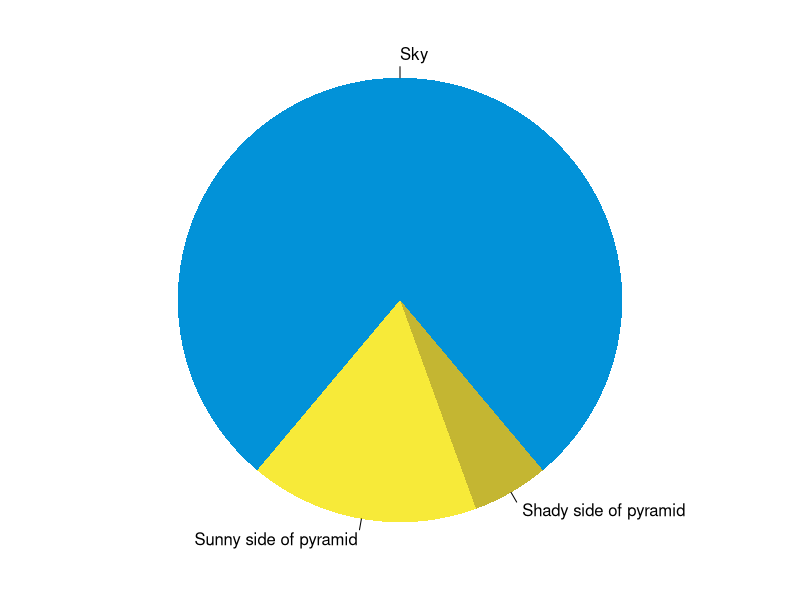
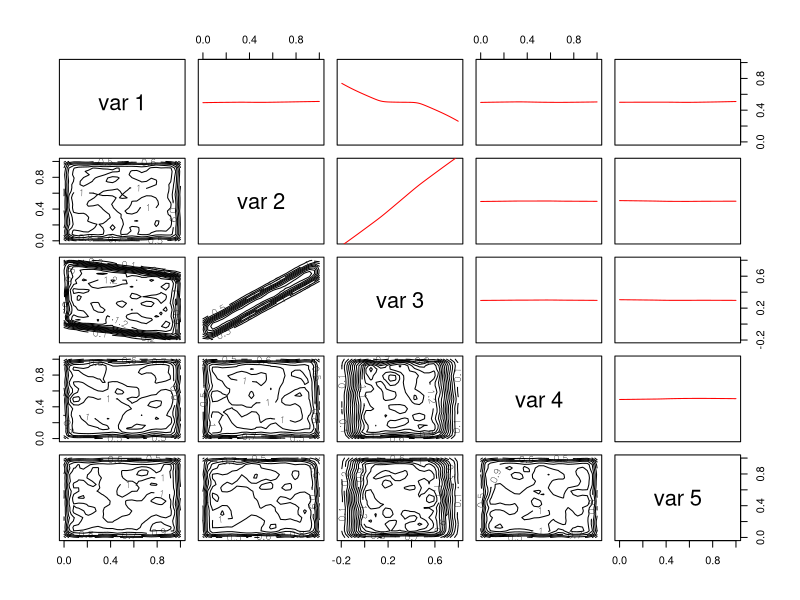

These figures' R source, in order:
## ---- chunk 1
knitr::opts_chunk$set(collapse = TRUE)
## ---- chunk 2
summary(cars)
fit <- lm(dist ~ speed, data = cars)
fit
## ---- chunk 3
par(mar = c(0, 1, 0, 1))
pie(
  c(280, 60, 20),
  c('Sky', 'Sunny side of pyramid', 'Shady side of pyramid'),
  col = c('#0292D8', '#F7EA39', '#C4B632'),
  init.angle = -50, border = NA
)
## ---- chunk 4
# generate some random data
dat = matrix(runif(100000), ncol=5)
dat[, 3] = -.2 * dat[, 1] + .8 * dat[, 2] # to make the plot less boring
## ---- chunk 5
dens2d = function(x, y, ...) {
  library(MASS)
  res = kde2d(x, y)
  with(res, contour(x, y, z, add = TRUE))
}
pairs(dat, lower.panel = dens2d, upper.panel = function(x, y, ...) {
  lines(lowess(y ~ x), col = 'red')
})
